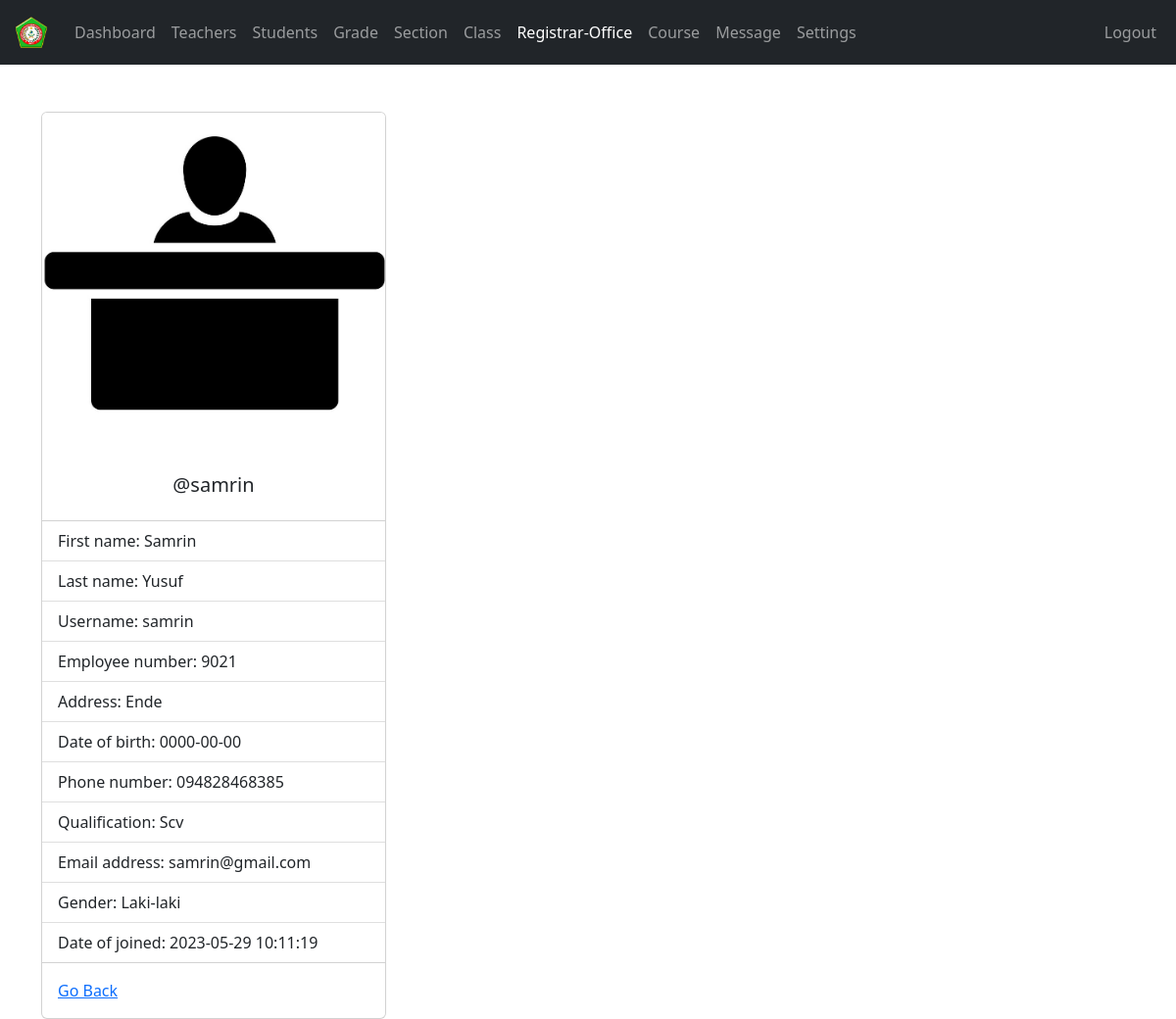
The page /admin/registrar-office-view.php?r_user_id=4 (signed in) on the database its author committed.
### tables this page shows
CREATE TABLE `registrar_office` (
  `r_user_id` int(11) NOT NULL,
  `username` varchar(127) NOT NULL,
  `password` varchar(255) NOT NULL,
  `fname` varchar(31) NOT NULL,
  `lname` varchar(31) NOT NULL,
  `address` varchar(31) NOT NULL,
  `employee_number` int(11) NOT NULL,
  `date_of_birth` date NOT NULL,
  `phone_number` varchar(31) NOT NULL,
  `qualification` varchar(31) NOT NULL,
  `gender` varchar(10) NOT NULL,
  `email_address` varchar(255) NOT NULL,
  `date_of_joined` datetime NOT NULL DEFAULT current_timestamp()
);

### admin/data/registrar_office.php (called while the page is built, shortened)
<?php
function getR_usersById($r_user_id, $conn){
   $sql = "SELECT * FROM registrar_office
           WHERE r_user_id=?";
   $stmt = $conn->prepare($sql);
   $stmt->execute([$r_user_id]);
   if ($stmt->rowCount() == 1) {
     $teacher = $stmt->fetch();
     return $teacher;
   }else {
    return 0;
   }
}

### admin/registrar-office-view.php (the view, shortened to what this page needs)
<?php
if (isset($_SESSION['admin_id']) &&
    isset($_SESSION['role'])) {
    if ($_SESSION['role'] == 'Admin') {
       include "../DB_connection.php";
       include "data/registrar_office.php";
       if(isset($_GET['r_user_id'])){
       $r_user_id = $_GET['r_user_id'];
       $r_user = getR_usersById($r_user_id,$conn);
 ?>
<!DOCTYPE html>
<html lang="en">
<head>
	<link rel="stylesheet" href="https://cdn.jsdelivr.net/npm/bootstrap@5.2.0/dist/css/bootstrap.min.css">
	<link rel="stylesheet" href="../css/style.css">
  <link rel="stylesheet" href="https://cdnjs.cloudflare.com/ajax/libs/font-awesome/4.7.0/css/font-awesome.min.css">
</head>
<body>
    <?php
        include "inc/navbar.php";
        if ($r_user != 0) {
     ?>
     <div class="container mt-5">
         <div class="card" style="width: 22rem;">
          <img src="../img/registrar-office-<?=$r_user['gender']?>.jpg" class="card-img-top" alt="...">
          <div class="card-body">
            <h5 class="card-title text-center">@<?=$r_user['username']?></h5>
          </div>
          <ul class="list-group list-group-flush">
            <li class="list-group-item">First name: <?=$r_user['fname']?></li>
            <li class="list-group-item">Last name: <?=$r_user['lname']?></li>
            <li class="list-group-item">Username: <?=$r_user['username']?></li>
            <li class="list-group-item">Employee number: <?=$r_user['employee_number']?></li>
            <li class="list-group-item">Address: <?=$r_user['address']?></li>
            <li class="list-group-item">Date of birth: <?=$r_user['date_of_birth']?></li>
            <li class="list-group-item">Phone number: <?=$r_user['phone_number']?></li>
            <li class="list-group-item">Qualification: <?=$r_user['qualification']?></li>
            <li class="list-group-item">Email address: <?=$r_user['email_address']?></li>
            <li class="list-group-item">Gender: <?=$r_user['gender']?></li>
            <li class="list-group-item">Date of joined: <?=$r_user['date_of_joined']?></li>
          </ul>
          <div class="card-body">
            <a href="registrar-office.php" class="card-link">Go Back</a>
          </div>
        </div>
     </div>
     <?php
        }else {
          header("Location: registrar-office.php");
          exit;
        }
     ?>
</body>
</html>
<?php
    }else {
        header("Location: registrar-office.php");
        exit;
    }
  }else {
    header("Location: ../login.php");
    exit;
  }
}else {
	header("Location: ../login.php");
	exit;
}
?>

### rows shown on the page
registrar_office: gender (picture), username "samrin", fname "Samrin", lname "Yusuf", employee_number "9021", address "Ende", date_of_birth "0000-00-00", phone_number "094828468385", qualification "Scv", email_address "samrin@gmail.com", gender "Laki-laki", date_of_joined "2023-05-29 10:11:19"
